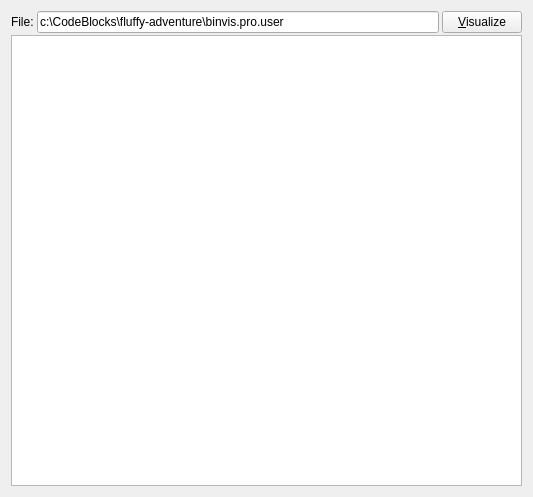
<?xml version="1.0" encoding="UTF-8"?>
<ui version="4.0">
 <class>MainWindow</class>
 <widget class="QMainWindow" name="MainWindow">
  <property name="geometry">
   <rect>
    <x>0</x>
    <y>0</y>
    <width>533</width>
    <height>497</height>
   </rect>
  </property>
  <property name="windowTitle">
   <string>MainWindow</string>
  </property>
  <widget class="QWidget" name="centralWidget">
   <layout class="QVBoxLayout" name="verticalLayout">
    <property name="spacing">
     <number>2</number>
    </property>
    <item>
     <layout class="QHBoxLayout" name="horizontalLayout">
      <property name="spacing">
       <number>3</number>
      </property>
      <property name="topMargin">
       <number>0</number>
      </property>
      <item>
       <widget class="QLabel" name="labelFile">
        <property name="text">
         <string>File:</string>
        </property>
       </widget>
      </item>
      <item>
       <widget class="QLineEdit" name="editFilename">
        <property name="text">
         <string>c:\CodeBlocks\fluffy-adventure\binvis.pro.user</string>
        </property>
       </widget>
      </item>
      <item>
       <widget class="QPushButton" name="buttonVisualize">
        <property name="text">
         <string>&amp;Visualize</string>
        </property>
       </widget>
      </item>
     </layout>
    </item>
    <item>
     <widget class="QGraphicsView" name="graphicsView"/>
    </item>
   </layout>
  </widget>
 </widget>
 <layoutdefault spacing="6" margin="11"/>
 <resources/>
 <connections/>
</ui>
